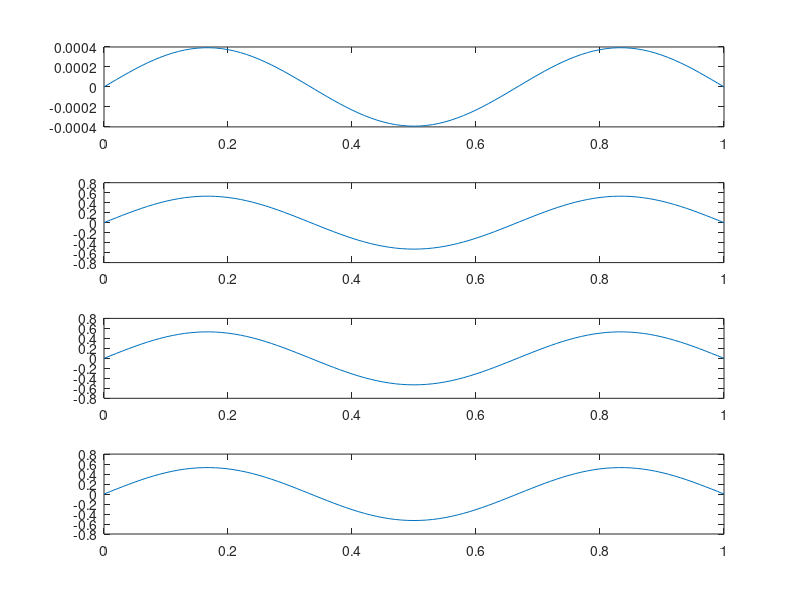

Write MATLAB code to recreate this figure.
clear all
close all

N=100;
ds=1/N;
s=(0:N)*ds;
A=5; 
k=3;
t=0;


thv_ana = (A/(k*pi))*((sin(k*pi*s + 2*pi*t)) - sin(2*pi*t));
kappav=A*cos(k*pi*s+2*pi*t);
thv_numM=ds*cumtrapz(kappav);
thv_num=zeros(size(s));

for i=1:N
    thv_num(i+1)=thv_num(i)+(ds/2)*((kappav(i)+kappav(i+1)));
end
    diff1=thv_ana-thv_num;
    diff2=thv_numM-thv_num;
    subplot(4,1,1)
    plot(s, diff1)
    hold on;
    subplot(4,1,2)
    plot(s,thv_num)
    hold on;
    
subplot(4,1,3)
plot(s,thv_ana)
subplot(4,1,4)
plot(s,thv_numM)

fel1 = sqrt(sum(diff1.^2)/numel(diff1))
fel2 = sqrt(sum(diff2.^2)/numel(diff2))


